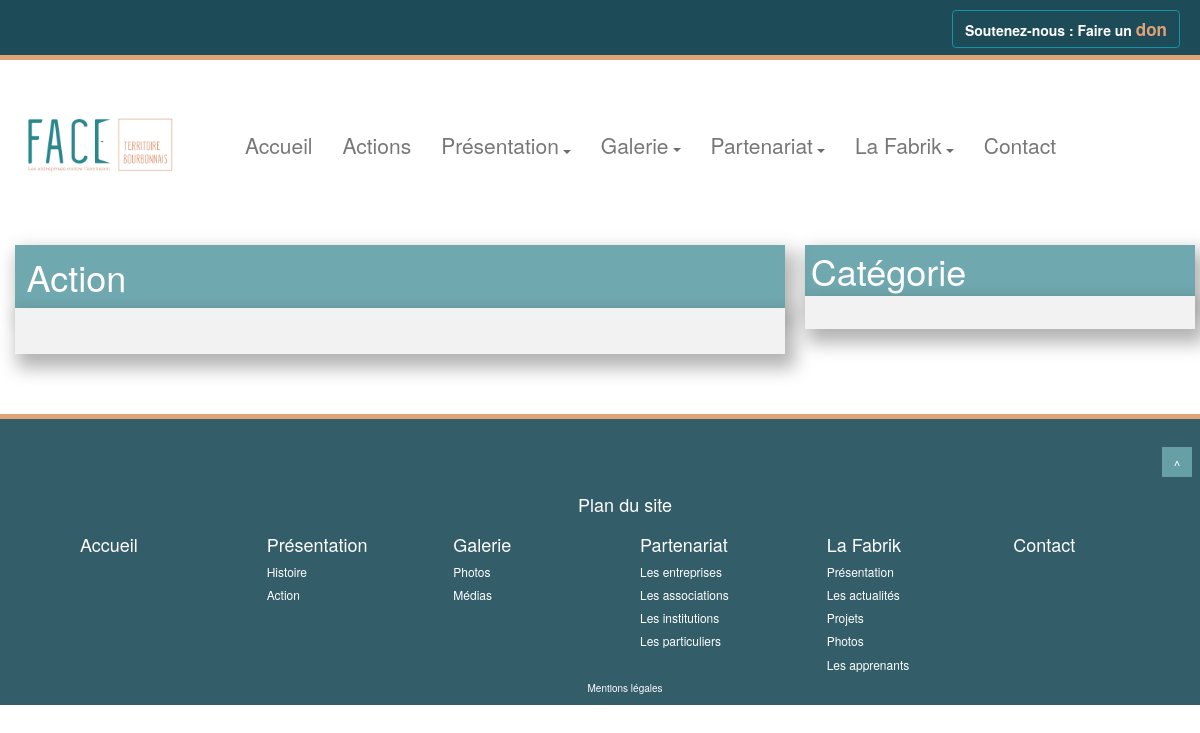
The page /index.php?p=actions.index on the database as committed earlier.
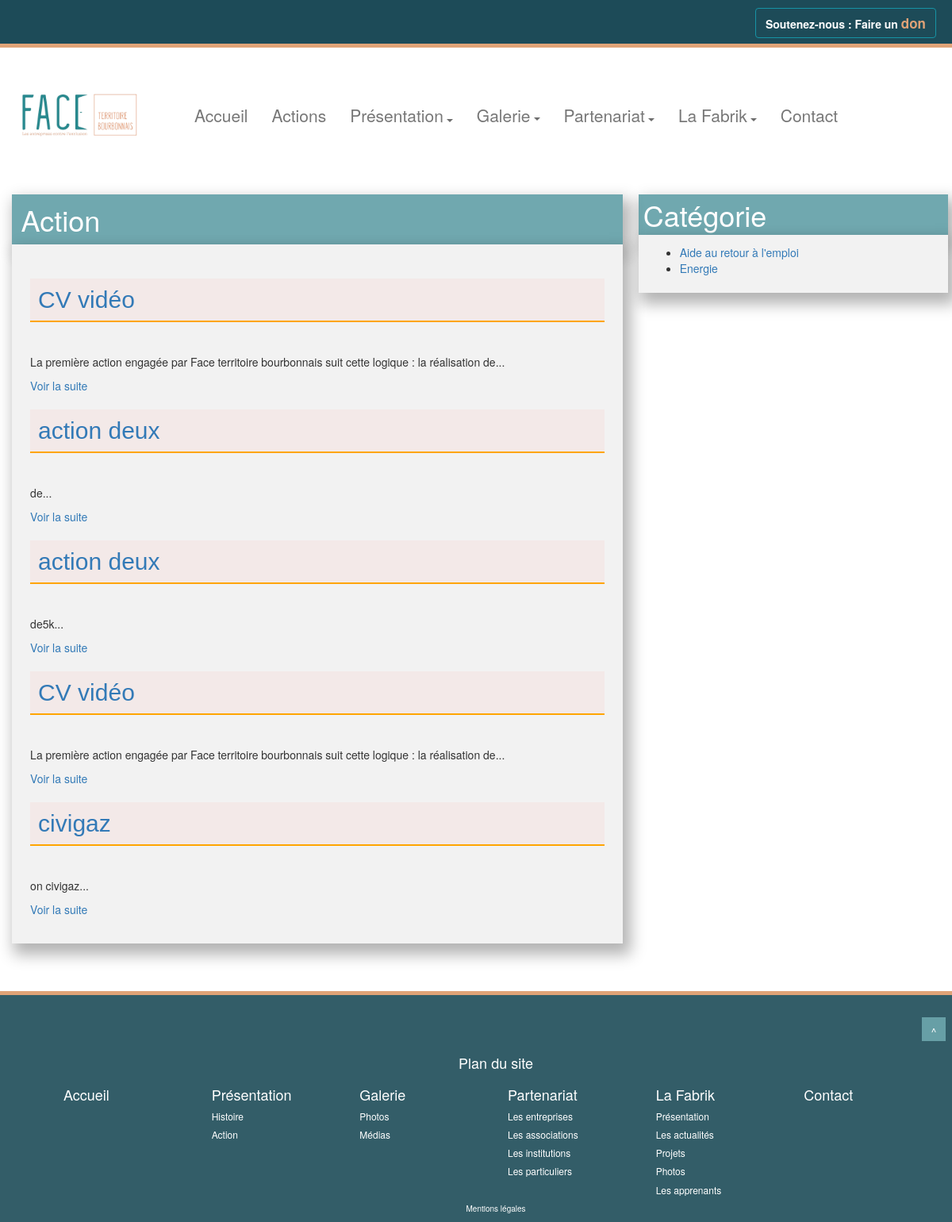
The same page on the database as committed later.
### tables this page shows
CREATE TABLE `actions` (
  `id` int(11) NOT NULL,
  `title` varchar(250) NOT NULL,
  `actions_category_id` int(250) NOT NULL,
  `content` text NOT NULL
);

CREATE TABLE `categories` (
  `id` int(11) NOT NULL,
  `titre` varchar(255) DEFAULT NULL,
  `contentType` varchar(255) NOT NULL
);

### core/Controller/Controller.php (called while the page is built, shortened)
<?php
class Controller{
    protected $viewPath;
    protected $template;
    protected function render($mainview, $mainvariables = [], $sideview ='defaultsidecontent', $sidevariables = []){
        extract($mainvariables);
        require($this->viewPath . str_replace('.', '/', $mainview) . '.php');
        $content = ob_get_clean();
        extract($sidevariables);
        require($this->viewPath . str_replace('.', '/', $sideview) . '.php');
        $sidecontent = ob_get_clean();
        require($this->viewPath . 'templates/' . $this->template . '.php');
    }
}

### app/Controller/ActionsController.php (called while the page is built, shortened)
<?php
class ActionsController extends AppController{
    public function index(){
		$category= $this->Category->categoryRelativeTo();
        $actions = $this->Action->all();
        $this->render('actions.index.main', compact('actions'), 'actions.index.side', compact('category'));
    }
}

### public/index.php (called while the page is built, shortened)
<?php
if(isset($_GET['p'])){
    $page = $_GET['p'];
}else{
    $page = 'posts.index';
}
$page = explode('.', $page);
if($page[0] == 'admin'){
    $controller = '\App\Controller\Admin\\' . ucfirst($page[1]) . 'Controller';
    $action = $page[2];
} else{
    $action = $page[1];
}
$controller = new $controller();
$controller->$action();

### core/Table/Table.php (called while the page is built, shortened)
<?php
class Table
{
    protected $table;
    protected $db;
    public function __construct(Database $db)
    {
        $this->db = $db;
    }
    public function all(){
        return $this->query('SELECT * FROM ' . $this->table);
    }
    public function query($statement, $attributes = null, $one = false){
        if($attributes){
            return $this->db->prepare(
                $statement,
                $attributes,
                str_replace('Table', 'Entity', get_class($this)),
                $one
            );
        } else {
            return $this->db->query(
                $statement,
                str_replace('Table', 'Entity', get_class($this)),
                $one
            );
        }
    }
}

### core/Database/MysqlDatabase.php (called while the page is built, shortened)
<?php
class MysqlDatabase extends Database{
    private $db_name;
    private $db_user;
    private $db_pass;
    private $db_host;
    private $db_char;
    private $pdo;
    public function __construct($db_name, $db_user = 'root', $db_pass = 'root', $db_char= 'UTF8', $db_host = 'localhost'){
        $this->db_name = $db_name;
        $this->db_user = $db_user;
        $this->db_pass = $db_pass;
        $this->db_host = $db_host;
        $this->db_char = $db_char;
    }
    private function getPDO(){
        if($this->pdo === null){
            $pdo = new PDO('mysql:dbname=' . $this->db_name . ';host=' . $this->db_host.';charset='.$this->db_char, $this->db_user, $this->db_pass);
            $pdo->setAttribute(PDO::ATTR_ERRMODE, PDO::ERRMODE_EXCEPTION);
            $this->pdo = $pdo;
        }
        return $this->pdo;
    }
    public function query($statement, $class_name = null, $one = false){
        $req = $this->getPDO()->query($statement);
        if($class_name === null){
            $req->setFetchMode(PDO::FETCH_OBJ);
        } else {
            $req->setFetchMode(PDO::FETCH_CLASS, $class_name);
        }
        if($one) {
            $datas = $req->fetch();
        } else {
            $datas = $req->fetchAll();
        }
        return $datas;
    }
    public function prepare($statement, $attributes, $class_name = null, $one = false){
        $req = $this->getPDO()->prepare($statement);
        $res = $req->execute($attributes);
        if($class_name === null){
            $req->setFetchMode(PDO::FETCH_OBJ);
        } else {
            $req->setFetchMode(PDO::FETCH_CLASS, $class_name);
        }
        if($one) {
            $datas = $req->fetch();
        } else {
            $datas = $req->fetchAll();
        }
        return $datas;
    }
}

### app/Autoloader.php (called while the page is built, shortened)
<?php
class Autoloader{
    static function autoload($class){
        if (strpos($class, __NAMESPACE__ . '\\') === 0){
            $class = str_replace(__NAMESPACE__ . '\\', '', $class);
            $class = str_replace('\\', '/', $class);
        }
    }
}

### core/Entity/Entity.php (called while the page is built, shortened)
<?php
class Entity {
    public function __get($key){
        $method = 'get' . ucfirst($key);
        $this->$key = $this->$method();
        return $this->$key;
    }
}

### app/Table/CategoryTable.php (called while the page is built, shortened)
<?php
class CategoryTable extends Table{
public function categoryRelativeTo(){
	if(isset($_GET['p'])){
	    $contentType = $_GET['p'];
		$contentType = explode('.', $contentType);
			if($contentType[0] == 'admin'){
		    $contentType = $contentType[1];
			} else{
		    $contentType = $contentType[0];
			}
		}else{
			$contentType = "posts";
		}
	        return $this->query("
            SELECT *
            FROM categories
            WHERE categories.contentType = ?", [$contentType]);
}
}

### core/Autoloader.php (called while the page is built, shortened)
<?php
class Autoloader{
    static function autoload($class){
        if (strpos($class, __NAMESPACE__ . '\\') === 0){
            $class = str_replace(__NAMESPACE__ . '\\', '', $class);
            $class = str_replace('\\', '/', $class);
        }
    }
}

### app/Entity/CategoryEntity.php (called while the page is built, shortened)
<?php
class CategoryEntity extends Entity{
    public function getUrl(){
    	if(isset($_GET['p'])){
	    $contentType = $_GET['p'];
		$contentType = explode('.', $contentType);
			if($contentType[0] == 'admin'){
		    $contentType = $contentType[1];
			} else{
		    $contentType = $contentType[0];
			}
		}else{
			$contentType = "posts";
		}
        return "index.php?p=".$contentType.".category&category=" . $this->id;
    }
}

### app/Entity/ActionEntity.php (the view, shortened to what this page needs)
<?php
class ActionEntity extends Entity{
	 public function getUrl(){
        return 'index.php?p=actions.show&id=' . $this->id.'&category=' . $this->actions_category_id;
    }
     public function getExtrait(){
        $html = '<p>' . substr($this->content, 0, 100) . '...</p>';
        $html .= '<p><a href="' . $this->getURL() . '">Voir la suite</a></p>';
        return $html;
    }
}

### app/Views/actions/index/main.php
      <h1 class="titreSection col-md-12" id="pagePalmares">Action</h1>
        <section class="col-md-12 presentation">
        <article id="Palmares">
<?php foreach ($actions as $actions): ?>
	<h2><a href="<?= $actions->url ?>"><?= $actions->title; ?></a></h2>
	<p><?= $actions->extrait; ?></p>
<?php endforeach; ?>
  </article>
      </section>

### app/Views/actions/index/side.php
<h1 class="titreSection col-md-12">Catégorie</h1>
  <section class="col-md-12 col-xs-12 presentation">
  <article id="Palmares">
<ul class='category'>
<?php foreach($category as $categorie): ?>
    <li><a href="<?= $categorie->url; ?>"><?= $categorie->titre; ?></a></li>
<?php endforeach; ?>
</ul>
</article>
</section>

### app/Views/templates/default.php (shortened to what this page needs)
<!DOCTYPE html>
<html lang="en">
<head>
    <link href="//maxcdn.bootstrapcdn.com/bootstrap/3.3.2/css/bootstrap.min.css" rel="stylesheet">
    <link rel="stylesheet" type="text/css" href="../public/css/style.css">
</head>
<body>
    <div class="row-fluid" id="barre">
      <div id="placementDon">
        <a href="#" class="btn btn-default" role="button" id="boutonDon"> Soutenez-nous : Faire un <span>don</span></a>
      </div>
    </div>
    <div class="container">
    <header class="row">
                    <div class="col-md-2 col-sm-2 col-xs-12">
                        <a href="index.html"><img src="../public/img/logo.svg" alt="logo Face territoire bourbonnais" id="logo" /></a>
                    </div>
                    <nav class="navbar navbar-default col-md-10 col-sm-10 col-xs-12">
                        <div class="container-fluid">
                            <ul class="nav navbar-nav">
                  <li class="dropdown">
                    <a href="index.php" role="button">Accueil</a>
                  </li>
                  <li class="dropdown">
                    <a href="index.php?p=actions.index">Actions</a>
                  </li>
                        <li class="dropdown">
                        <a href="#" class="dropdown-toggle" data-toggle="dropdown" role="button" aria-haspopup="true" aria-expanded="false">Présentation<span class="caret"></span>
                        </a>
                        </li>
                        <li class="dropdown">
                        <a href="#" class="dropdown-toggle" data-toggle="dropdown" role="button" aria-haspopup="true" aria-expanded="false">Galerie<span class="caret"></span></a>
                        </li>
                        <li class="dropdown">
                        <a href="#" class="dropdown-toggle" data-toggle="dropdown" role="button" aria-haspopup="true" aria-expanded="false">Partenariat<span class="caret"></span></a>
                        </li>
                        <li class="dropdown">
                        <a href="#" class="dropdown-toggle" data-toggle="dropdown" role="button" aria-haspopup="true" aria-expanded="false">La Fabrik<span class="caret"></span></a>
                        </li>
                  <li class="dropdown">
                    <a href="contact.php" role="button">Contact</a>
                  </li>
                    </ul>
                </div>
            </nav>
    </header>
    <main class="row">
        <div class="col-md-8">
            <?= $content; ?>
        </div>
        <div class="col-md-4">
            <?= $sidecontent; ?>
        </div>
    </main>
    </div>
    <footer id="footer" class="row-fluid">
    <a href="#placementDon"><div style="background-color: #679FA6; height: 30px; width: 30px; padding: 8px; margin : 8px;" class="pull-right text-center">^</div></a>
    <div id="plan-site">
        <h4 class="text-center col-xs-12 col-md-12" onclick="affichageFooter('planSite');" id="titrePlanSite">Plan du site</h4>
            <div class="col-md-12 col-xs-12" id="planSite">
          <div class="row-fluid">
            <div class="col-md-2 col-sm-2">
              <h4><a href="index.html">Accueil</a></h4>
            </div>
            <div class="col-md-2 col-sm-2">
              <h4><a href="presentation.html">Présentation</a></h4>
              <h6><a href="presentation.html">Histoire</a></h6>
              <h6><a href="presentation.html#pagePalmares">Action</a></h6>
            </div>
            <div class="col-md-2 col-sm-2">
              <h4><a href="galerie.html">Galerie</a></h4>
              <h6><a href="galerie.html">Photos</a></h6>
              <h6><a href="galerie.html#pageVideo">Médias</a></h6>
            </div>
            <div class="col-md-2 col-sm-2">
              <h4><a href="partenariat.html">Partenariat</a></h4>
              <h6><a href="partenariat.html">Les entreprises</a></h6>
              <h6><a href="partenariat.html#pageAsso">Les associations</a></h6>
              <h6><a href="partenariat.html#pageInstitution">Les institutions</a></h6>
              <h6><a href="partenariat.html#pageParticulier">Les particuliers</a></h6>
            </div>
            <div class="col-md-2 col-sm-2">
              <h4><a href="laFabrik.html">La Fabrik</a></h4>
              <h6><a href="laFabrik.html">Présentation</a></h6>
              <h6><a href="laFabrik.html#pageActu">Les actualités</a></h6>
              <h6><a href="laFabrik.html#pageProjet">Projets</a></h6>
              <h6><a href="laFabrik.html#pagePhoto">Photos</a></h6>
              <h6><a href="apprenants.html">Les apprenants</a></h6>
            </div>
            <div class="col-md-2 col-sm-2">
              <h4><a href="contact.php">Contact</a></h4>
            </div>
          </div>
        </div>
        <div class="row" id="lienMentions">
                <p class="text-center"><a href="mentions.html">Mentions légales</a></p>
        </div>
    </footer>
</body>
</html>

### public/css/style.css (style rules this page uses)
html, body { max-width: 100%; overflow-x: hidden; padding: 0%; margin: 0%; }
body { background: url(https://s-media-cache-ak0.pinimg.com/736x/82/a6/6c/82a66c6b69a61564494a682e4fb0d704.jpg) no-repeat center fixed; background-size: cover; }
.container { padding: 0; }
#logo { width: 100%; }
.col-md-4 { margin-top: 2px; padding: 5px; }
#barre { height: 60px; background-color: #1D4B58; border-bottom: 5px solid #E0A377; }
#placementDon { text-align: right; }
#boutonDon { margin-top: 10px; margin-right: 20px; color: white; background-color: #F2F2F2; background-color: transparent; }
#boutonDon span { color: #E0A377; font-size: 17px; }
.navbar { margin-top: 5%; background-color: transparent; border: none; font-size: 1.5em; }
.caret { margin-top: 5%; margin-left: 4px; color: #6D6D6D; }
footer { background-color: #335d68; margin-top: 5%; padding: 20px 0 0 50px; width: 100%; border-top: 5px solid #E0A377; color: white; }
footer a { color: white; }
#lienMentions { padding-top: 10%; font-size: 10px; }
.titreSection { background-color: rgba(18, 110, 122, 0.6); box-shadow: 6px 10px 18px 4px rgba(0, 0, 0, 0.3); padding: 1.5%; color: white; margin: 0; margin-top: 2%; }
.presentation { padding: 3%; background-color: #F2F2F2; box-shadow: 6px 10px 18px 4px rgba(0, 0, 0, 0.3); }
.presentation h2 { padding: 10px; margin-bottom: 40px; background-color: rgba(255, 160, 148, 0.1); border-bottom: 2px solid orange; font-family: 'Abel', sans-serif; color: #794300; }
.btn-default { font-weight: 600; background-color: #1693a5; border-color: #1693a5; }

Rows that differ between the two databases and show on the page:
added actions: title "CV vidéo", content "La première action engagée par Face territoire bourbonnais suit cette logique : la réalisation de"
added actions: title "action deux", content "de"
added actions: title "action deux", content "de5k"
added actions: title "CV vidéo", content "La première action engagée par Face territoire bourbonnais suit cette logique : la réalisation de"
added actions: title "civigaz", content "on civigaz"
added categories: titre "Aide au retour à l'emploi"
added categories: titre "Energie"
